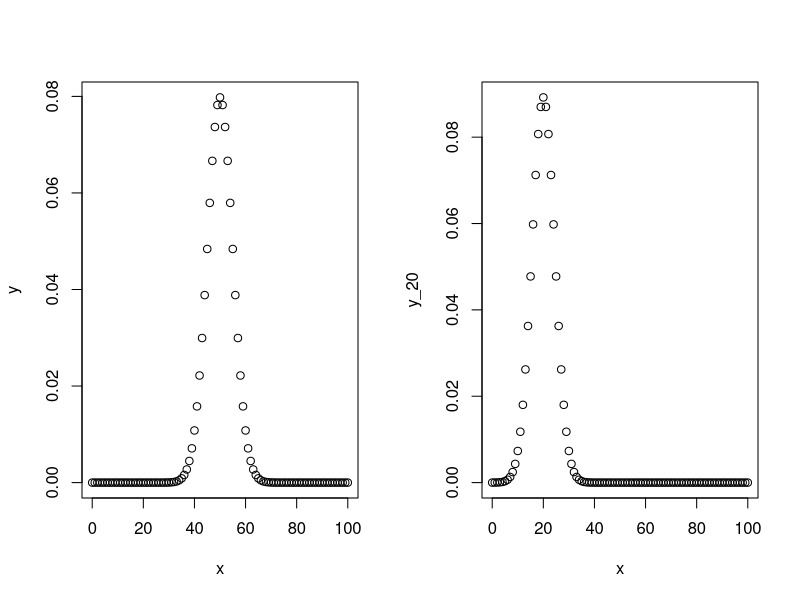
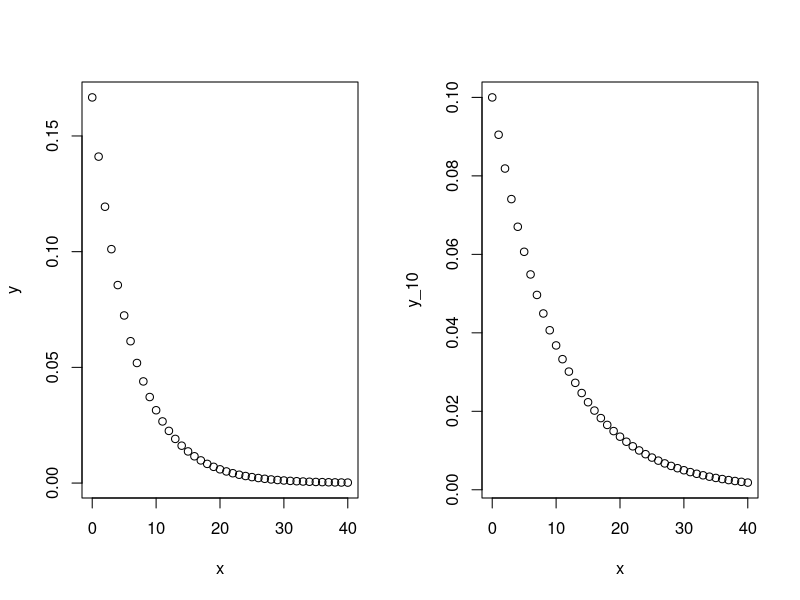
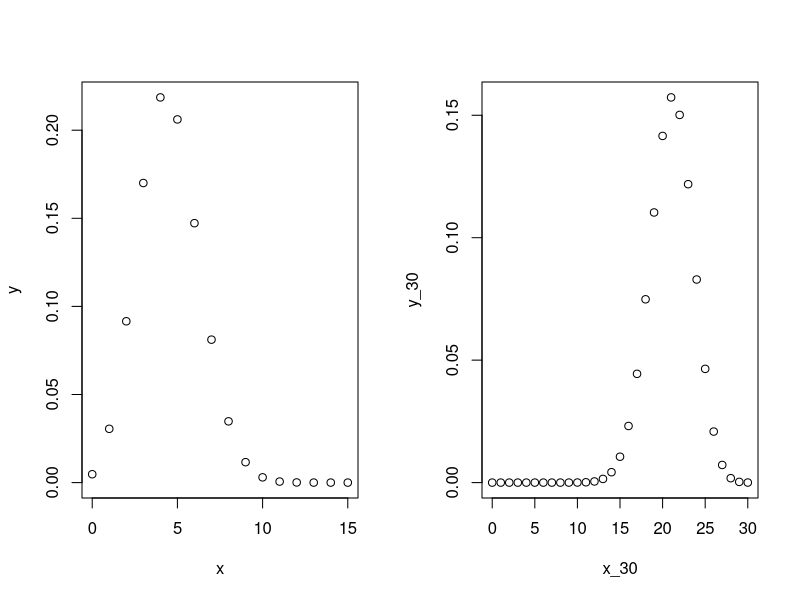
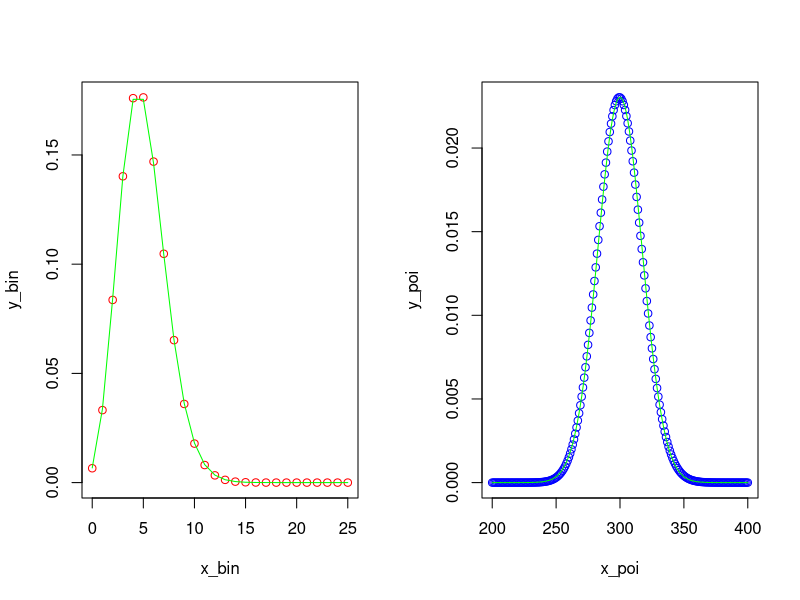
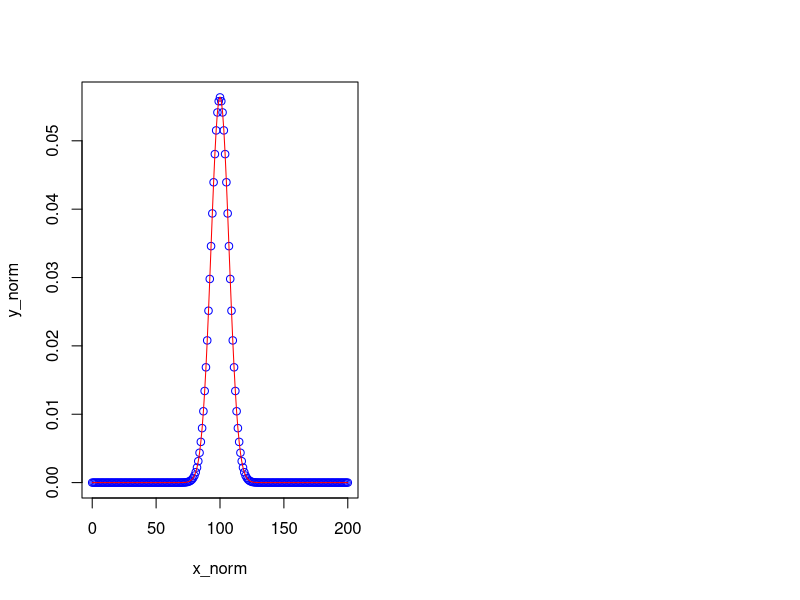

Write R code to recreate these figures, in order.
# Problema 1

# Declaré algunas variables con los datos que daba el problema
  azules = 5
  moradas = 3
  rojas = 4
  
  p_morada = moradas/(azules + moradas + rojas)
  # a)
  print(p_morada)
  
  # b)
  print(1 - p_morada)
  
  # c)
  p2_no_morada = (azules + rojas)/(azules + moradas + rojas - 1)
  print(p_morada*p2_no_morada)
  
# Problema 2
  print(dbinom(4, 6, 0.5))
  print(pbinom(4, 6, 0.5))


# Problema 3
  sd_norm = sqrt(abs(25))
  normal = pnorm(48, 50, sd_norm)
  
  # a)
    print(normal)
  
  # b)
    print(1 - normal)
    
  # c)
    normal_45 = pnorm(44, 50, sd_norm)
    normal_55 = pnorm(54, 50, sd_norm)
    print(normal_55 - normal_45)
  
  # d)
    quant_85 = qnorm(0.85, 50, sd_norm)
    print(quant_85)
    # El cuantil 85 se interpreta como que el 85% del área de la curva está
    # contenido entre ese valor y el límite inferior del soporte de la función
    
  # e)
    norm_30 <- rnorm(30, 50, sd_norm)
    print(norm_30)
    
  # f)
    x <- seq(0, 100)
    y <- dnorm(x, 50, sd_norm)
    y_20 <- dnorm(x, 20, sqrt(20))
    par(mfrow=c(1,2))
    plot(x, y)
    plot(x, y_20)
    
    
# Problema 4
  lambda = 1/6
  lambda_10 = 1/10
  p6_4 = pexp(3, lambda)
  
  # a)
    print(p6_4)
    
  # b)
    print(1 - pexp(4, lambda))

  # c)
    print(pexp(5, lambda) - p6_4)
    
  # d)
    print(qexp(0.75, lambda))
    
  # e)
    print(rexp(30, lambda))
    
  # f)
    x <- seq(0, 40)
    y <- dexp(x, lambda)
    y_10 <- dexp(x, lambda_10)
    par(mfrow=c(1, 2))
    plot(x, y)
    plot(x, y_10)
 
    
# Problema 5
  acum = pbinom(5, 15, 0.3)
  nums_bin <- rbinom(30, 15, 0.3)
  
  # a)
    print(acum)
    
  # b)
    print(1 - acum)
    
  # c)
    print(pbinom(6, 15, 0.3) - pbinom(1, 15, 0.3))
    
  # d)
    print(nums_bin)
    
  # e)
    x <- seq(0, 15)
    x_30 <- seq(0, 30)
    y <- dbinom(x, 15, 0.3)
    y_30 <- dbinom(x_30, 30, 0.7)
    par(mfrow=c(1, 2))
    plot(x, y)
    plot(x_30, y_30)
    

# Problema 6
    x <- runif(1000, min = 3.7, max = 5.8)
    print(x)
    
    # a)
      # Método iterativo
      mean_sum = 0
      for(number in x){
        mean_sum = mean_sum+number
      }
      mean = mean_sum/length(x)
      print(mean)
      
      # Método por propiedades de la distribución
      print((5.8+3.7)/2)
      
      # Método iterativo
      var_sum = 0
      for(number in x){
        var_sum = var_sum+number^2
      }
      var_sum = var_sum/length(x)
      var = var_sum - mean^2
      print(var)
      
      # Método por propiedades de la distribución
      var_unif = (5.8-3.7)*2/12
      print(var_unif)
      
      # Resultados de la desviación estándar de los dos métodos
      print(sqrt(var))
      print(sqrt(var_unif))
    
  # b)
    print(1 - punif(3, 3.7, 5.8))
      

# Problema 7
  lambda = 3.7
      
  # a)
    print(dpois(6, lambda))
        
  # b)
    print(ppois(1, lambda))
        
  # c)
    print(1 - ppois(8, lambda))
      
  # d)
    print(qpois(0.9, lambda))
        
  # e)
    print(rpois(20, lambda))


# Problema 8
  p_poi = 0.01
  n_poi = 500
  x_bin <- seq(0, 25)
  y_bin <- dbinom(x_bin, n_poi, p_poi)
  lambda_bin = n_poi*p_poi
  y_poi_bin <- dpois(x_bin, lambda_bin)
  
  lambda_norm = 300
  x_poi <- seq(lambda_norm - 100,lambda_norm + 100)
  y_poi <- dpois(x_poi, lambda_norm)
  sd_lambda_norm = sqrt(lambda_norm)
  y_nor_poi <- dnorm(x_poi, lambda_norm, sd_lambda_norm)
  
  p_norm = 0.5
  n_norm = 200
  x_norm <- seq(0, n_norm)
  y_norm <- dbinom(x_norm, n_norm, p_norm)
  mean_norm = n_norm*p_norm
  sd_norm = sqrt((n_norm*p_norm*(1 - p_norm)))
  y_norm_bin <- dnorm(x_norm, mean_norm, sd_norm) 
    
  # a)
    plot(x_bin, y_bin, col="red")
    lines(x_bin, y_poi_bin, col="green")
    
  # b)
    plot(x_poi, y_poi, col="blue")
    lines(x_poi, y_nor_poi, col="green")
      
  # c)
    plot(x_norm, y_norm, col="blue")
    lines(x_norm, y_norm_bin, col="red")
    